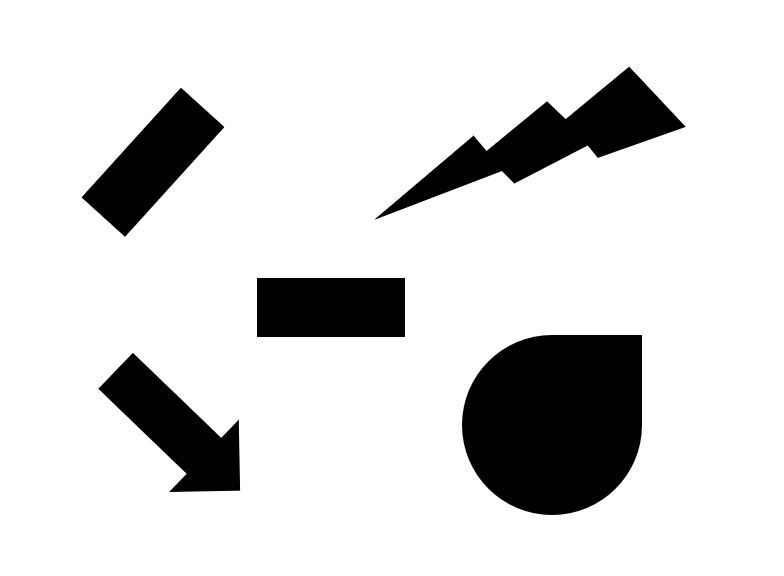
//> input picture Pipeline/Images/shapes.PNG, 784 x 576 px
$ ./Pipeline   (built with g++ and OpenCV 4)
//> lines starting //> are read from the running program, lines starting //| are printed output that depends on the picture; after the words box and inside, x2 and y2 are one past the last pixel; in counts of white or black regions, pixels touching at a corner belong together

#include <iostream>
#include <opencv2/opencv.hpp>
#include "opencv2/imgproc/imgproc.hpp"
#include <vector>
using namespace cv;
using namespace std;

#define USE
#ifdef USE

// Hit spacebar to advance frames
int main()
{
    // Load a BGR image and convert to grayscale
    Mat original;
    original = imread("Images/shapes.png");
//> original is the input picture: 576 rows x 784 cols, CV_8UC3; min 0, max 255, mean 217.8
    original = ~original; //invert the colors
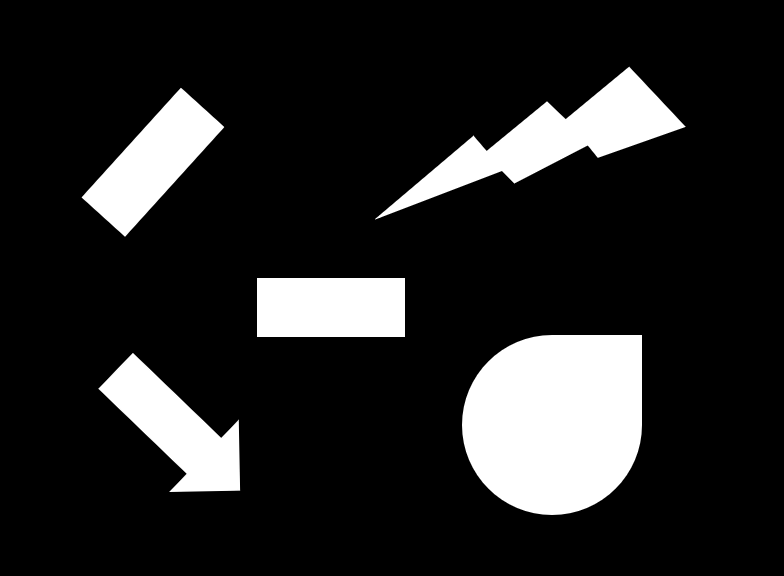
//> original: 576 rows x 784 cols, CV_8UC3; min 0, max 255, mean 37.2

    //Grayscale
    Mat grayscale(original.size(), CV_8UC1);
    cvtColor(original, grayscale, COLOR_BGR2GRAY);
    imshow("Grayscale Image", grayscale);

    //Compute contours
    // each object's contour is a list of points. We need a list of contours
    vector<vector<Point> > contours;
    // The hiearchy contains informations about how objects are nested, we don't need it
    vector<Vec4i> hierarchy;
    // Find the contours and draw all of them (-1)
    findContours(grayscale, contours, hierarchy, RETR_EXTERNAL, CHAIN_APPROX_NONE, Point(0, 0));
//> contours = 5 contours; box (x1, y1, x2, y2) and area: (462, 335, 642, 515) 27073, (375, 66, 686, 220) 12777, (81, 87, 225, 237) 8740, (98, 353, 241, 493) 8670, (257, 278, 405, 337) 8526
    drawContours(original, contours, -1, Scalar(0, 0, 255), 3);
    imshow("Pipeline", original);
    waitKey(0); //waits for key press

    //Compute convex hull
    // Each object's hull is a vector of points. We need a list of hulls
    vector<vector<Point> > hulls(contours.size());
//> hulls = 5 empty contours
    for (int i = 0; i < contours.size(); i++) {
        convexHull(contours[i], hulls[i]);
    }
//> this loop made 5 passes
    drawContours(original, hulls, -1, Scalar(255, 0, 0), 3);
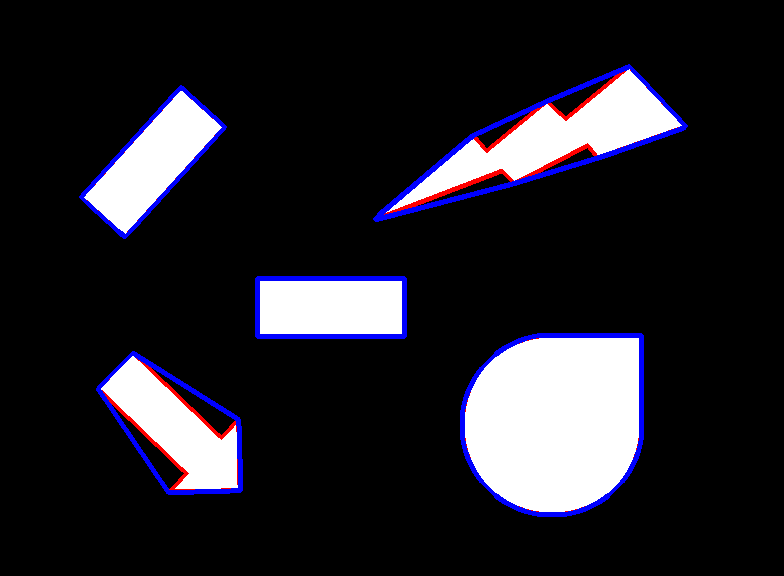
//> original: 576 rows x 784 cols, CV_8UC3; mean B, G, R 40.9, 33.9, 35.5
    imshow("Pipeline", original);
    waitKey(0);

    //Compute object angles using moments
    for (int i = 0; i < hulls.size(); i++) {
        Moments m = moments(hulls[i], true);
        double area = m.m00;
        double centerX = m.m10 / area;
        double centerY = m.m01 / area;
        double mup20 = m.mu20 / area;
        double mup02 = m.mu02 / area;
        double mup11 = m.mu11 / area;

        double y = 2 * mup11;
        double x = mup20 - mup02;
        double theta = 0.5 * atan2(y, x);
        theta *= 180 / 3.141592; //convert

        // Draw the centroid and write the angle of the object
        putText(original, to_string(theta), Point(centerX + 5, centerY), FONT_HERSHEY_SIMPLEX, 0.5, Scalar(255, 0, 255), 2, LINE_AA);
        circle(original, Point(centerX, centerY), 4, Scalar(255, 255, 0), -1);
    }
//> this loop made 5 passes
//> (area, centerX, centerY, mup20, mup02, mup11, y, x) on passes 1 to 5: (11851.5, 175.2, 428.6, 1203.9, 1146.9, 666.6, 1333.1, 57.03), (27166, 555.7, 420.3, 2202.9, 2202.9, -268.2, -536.3, 3.5e-11), (8526, 330.5, 307, 1800.8, 280.3, 0, 0, 1520.4), (8880.5, 152.5, 161.7, 995.2, 1148, -771.8, -1543.6, -152.8), (16474, 547.1, 139.9, 5043.5, 1039.8, -1795.2, -3590.3, 4003.7)
//> pass 1, `putText(original, to_string(theta), Point(centerX + 5, centerY), FONT_..`:
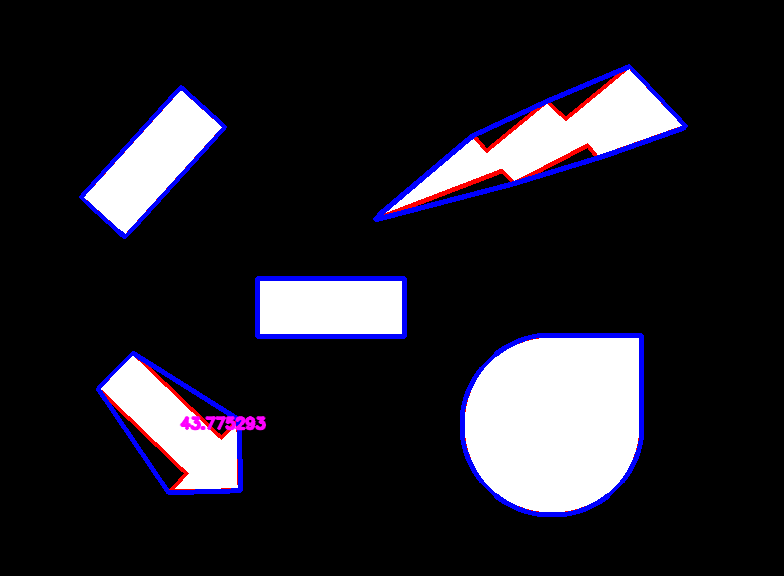
//> original: 576 rows x 784 cols, CV_8UC3; 0.23% of pixels changed, all inside (x1, y1, x2, y2) = (179, 415, 267, 431)
//> pass 2, `putText(original, to_string(theta), Point(centerX + 5, centerY), FONT_..`:
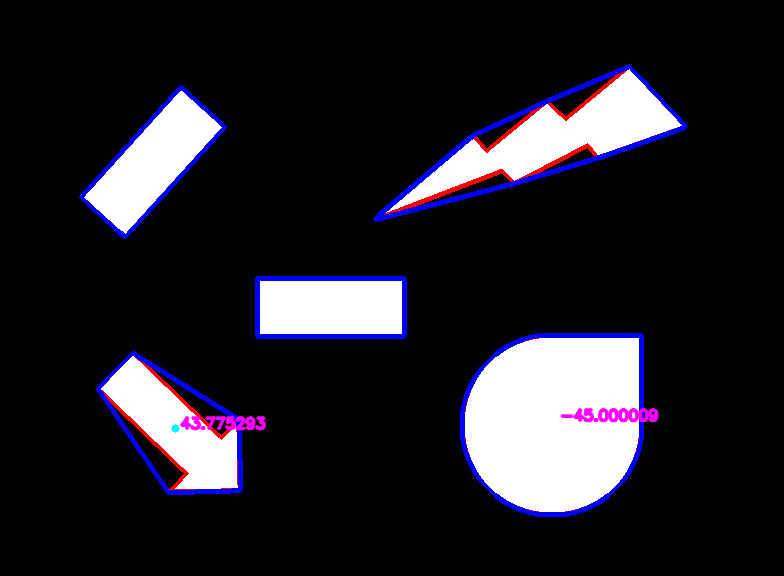
//> original: 576 rows x 784 cols, CV_8UC3; 0.27% of pixels changed, all inside (x1, y1, x2, y2) = (171, 407, 659, 433)
//> pass 3, `putText(original, to_string(theta), Point(centerX + 5, centerY), FONT_..`:
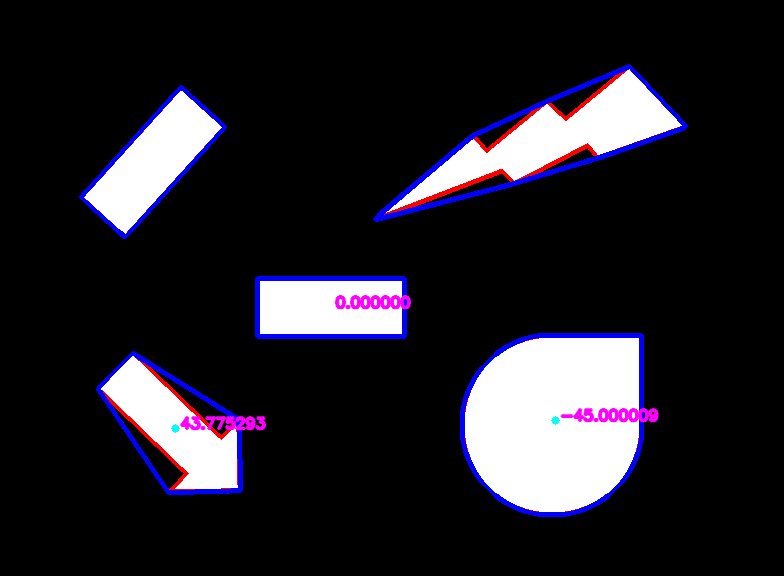
//> original: 576 rows x 784 cols, CV_8UC3; 0.23% of pixels changed, all inside (x1, y1, x2, y2) = (334, 295, 560, 425)
//> after the loop:
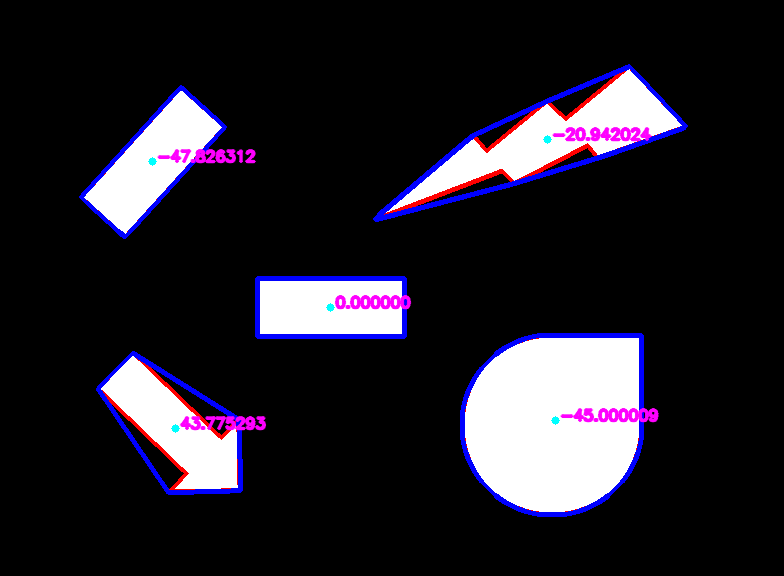
//> original: 576 rows x 784 cols, CV_8UC3; 0.54% of pixels changed, all inside (x1, y1, x2, y2) = (148, 126, 652, 312)
    imshow("Pipeline", original);
    waitKey(0);

}

#endif
